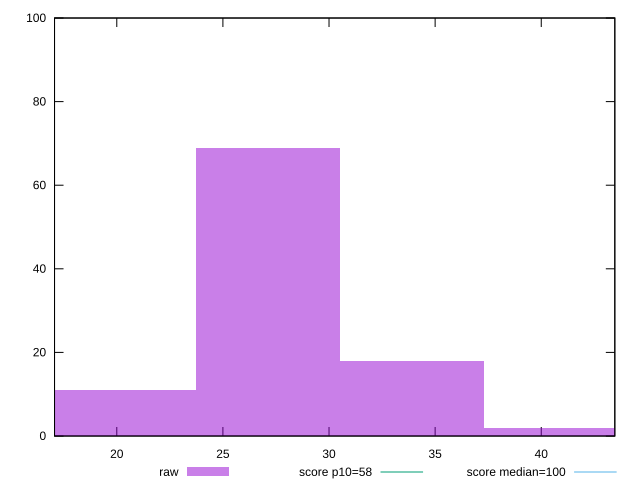

Write gnuplot code to recreate this figure.
reset

$raw <<EOF
40.68183002499435 2
27.1212200166629 69
33.90152502082862 18
20.340915012497174 11
EOF

set key outside below
set boxwidth 6.780305004165725
set xrange [17.066666666666666:43.46666666666667]
set yrange [0:100]
set trange [0:100]
set style fill transparent solid 0.5 noborder

set parametric
set terminal svg size 640, 490 enhanced background rgb 'white'
set output "reports/report_00030_2021-02-24T20-42-31.540Z/estimated-input-latency/samples/music/raw/histogram.svg"

plot $raw title "raw" with boxes, \
     58,t title "score p10=58", \
     100,t title "score median=100"

reset
